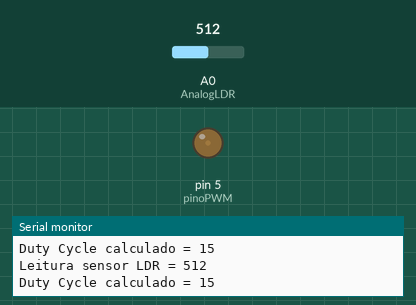
The sketch below on a simulated Arduino Uno, built with avr-gcc and run on an emulated ATmega328P. Parts: output pins drawn as LEDs (lit = HIGH), the last lines printed to the serial monitor. The test bench sets the inputs (shaded band); at power-on: A0 (AnalogLDR) = 512.

Above: at 1.2 s.
1.3 s: A0 (AnalogLDR) set to 716
At 1.7 s:
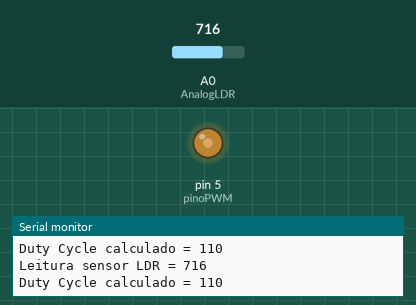
2.8 s: A0 (AnalogLDR) set to 1023
At 3.5 s:
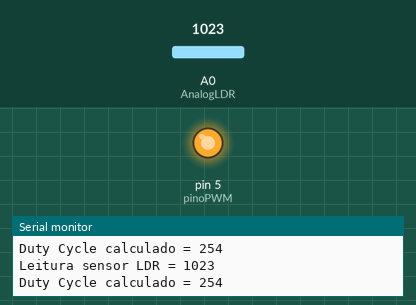
4.3 s: A0 (AnalogLDR) set to 306
At 5.3 s:
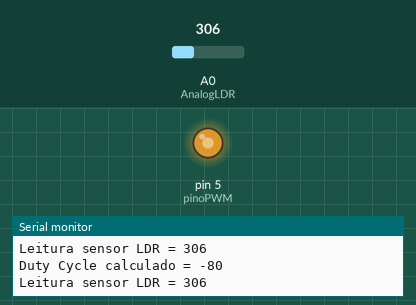
Timing chart, 0 to 7.3 s (numbered marks = the images above; inputs shaded):
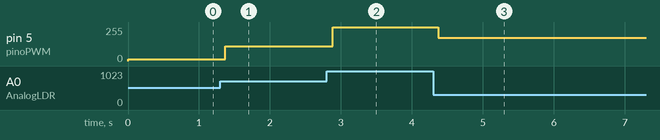

Measured:
- after the input at 1.3 s, pin 5 (pinoPWM): 15/255 → 110/255 after 0.07 s
- after the input at 2.8 s, pin 5 (pinoPWM): 110/255 → 254/255 after 0.08 s
- after the input at 4.3 s, pin 5 (pinoPWM): 254/255 → 176/255 after 0.07 s

The sketch:

Controle_Luminosidade_LDR.ino
```cpp
#define pinoPWM 5
#define AnalogLDR A0
#define BrilhoMax 1024
#define BrilhoMin 500
int Brilho = 0;
int Leitura = 0;
int LeituraAnterior = 0;

void setup()
{
  pinMode(pinoPWM, OUTPUT); //Define a porta do Led como saída
  Serial.begin(9600);
}

void loop()
{
  Leitura = analogRead(AnalogLDR);  //Lê o valor fornecido pelo LDR

  Serial.print("Leitura sensor LDR = ");
  Serial.println(Leitura);
  Brilho = map(Leitura, BrilhoMin, BrilhoMax, 10, 255);
  Serial.print("Duty Cycle calculado = ");
  Serial.println(Brilho);

  analogWrite(pinoPWM,Brilho);

  LeituraAnterior = Leitura;

  delay(10);
}
```
